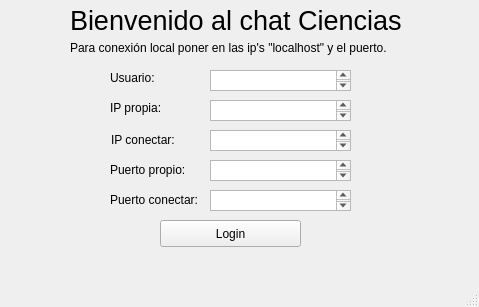
<?xml version="1.0" encoding="UTF-8"?>
<ui version="4.0">
 <class>MainWindow</class>
 <widget class="QMainWindow" name="MainWindow">
  <property name="geometry">
   <rect>
    <x>0</x>
    <y>0</y>
    <width>479</width>
    <height>307</height>
   </rect>
  </property>
  <property name="windowTitle">
   <string>MainWindow</string>
  </property>
  <widget class="QWidget" name="centralwidget">
   <widget class="QPushButton" name="boton_login">
    <property name="geometry">
     <rect>
      <x>160</x>
      <y>220</y>
      <width>141</width>
      <height>27</height>
     </rect>
    </property>
    <property name="text">
     <string>Login</string>
    </property>
   </widget>
   <widget class="QLabel" name="bienvenida">
    <property name="geometry">
     <rect>
      <x>70</x>
      <y>0</y>
      <width>331</width>
      <height>41</height>
     </rect>
    </property>
    <property name="font">
     <font>
      <pointsize>20</pointsize>
     </font>
    </property>
    <property name="text">
     <string>Bienvenido al chat Ciencias</string>
    </property>
   </widget>
   <widget class="QLabel" name="et_usser">
    <property name="geometry">
     <rect>
      <x>110</x>
      <y>70</y>
      <width>52</width>
      <height>15</height>
     </rect>
    </property>
    <property name="text">
     <string>Usuario:</string>
    </property>
   </widget>
   <widget class="QLabel" name="et_ip">
    <property name="geometry">
     <rect>
      <x>110</x>
      <y>100</y>
      <width>52</width>
      <height>15</height>
     </rect>
    </property>
    <property name="text">
     <string>IP propia:</string>
    </property>
   </widget>
   <widget class="QTextEdit" name="text_usser">
    <property name="geometry">
     <rect>
      <x>210</x>
      <y>70</y>
      <width>141</width>
      <height>21</height>
     </rect>
    </property>
   </widget>
   <widget class="QTextEdit" name="text_ip1">
    <property name="geometry">
     <rect>
      <x>210</x>
      <y>100</y>
      <width>141</width>
      <height>21</height>
     </rect>
    </property>
   </widget>
   <widget class="QTextEdit" name="text_ip2">
    <property name="geometry">
     <rect>
      <x>210</x>
      <y>130</y>
      <width>141</width>
      <height>21</height>
     </rect>
    </property>
   </widget>
   <widget class="QLabel" name="et_ip_2">
    <property name="geometry">
     <rect>
      <x>111</x>
      <y>130</y>
      <width>71</width>
      <height>20</height>
     </rect>
    </property>
    <property name="text">
     <string>IP conectar:</string>
    </property>
   </widget>
   <widget class="QLabel" name="tex_puerto">
    <property name="geometry">
     <rect>
      <x>110</x>
      <y>160</y>
      <width>91</width>
      <height>20</height>
     </rect>
    </property>
    <property name="text">
     <string>Puerto propio:</string>
    </property>
   </widget>
   <widget class="QTextEdit" name="text_puerto">
    <property name="geometry">
     <rect>
      <x>210</x>
      <y>160</y>
      <width>141</width>
      <height>21</height>
     </rect>
    </property>
   </widget>
   <widget class="QLabel" name="tex_puerto_2">
    <property name="geometry">
     <rect>
      <x>110</x>
      <y>190</y>
      <width>91</width>
      <height>20</height>
     </rect>
    </property>
    <property name="text">
     <string>Puerto conectar:</string>
    </property>
   </widget>
   <widget class="QTextEdit" name="text_puerto_2">
    <property name="geometry">
     <rect>
      <x>210</x>
      <y>190</y>
      <width>141</width>
      <height>21</height>
     </rect>
    </property>
   </widget>
   <widget class="QLabel" name="label">
    <property name="geometry">
     <rect>
      <x>70</x>
      <y>40</y>
      <width>341</width>
      <height>16</height>
     </rect>
    </property>
    <property name="text">
     <string>Para conexión local poner en las ip's &quot;localhost&quot; y el puerto.</string>
    </property>
   </widget>
  </widget>
  <widget class="QMenuBar" name="menubar">
   <property name="geometry">
    <rect>
     <x>0</x>
     <y>0</y>
     <width>479</width>
     <height>23</height>
    </rect>
   </property>
  </widget>
  <widget class="QStatusBar" name="statusbar"/>
 </widget>
 <resources/>
 <connections/>
</ui>
